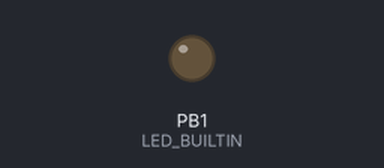
Recording of a program running on a simulated ATtiny85, built with avr-gcc and run on an emulated ATtiny85. Shown: output pins drawn as LEDs (lit = HIGH).

Above: at 0.15 s.
Timing chart, 0 to 40.0 s (numbered marks = the images above):
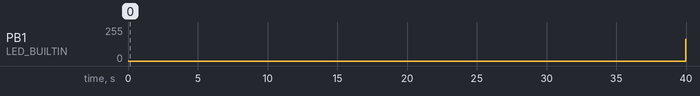

Measured:
- by itself, PB1 (LED_BUILTIN): 0/255 → 164/255 at 40.0 s

The program:

main.cpp
```cpp
#include <Arduino.h>

int count = 0;
void setup() {

  pinMode(LED_BUILTIN, OUTPUT);
}

void loop() {

  for (int i = 0; i < 255; i++)
  {
    analogWrite(LED_BUILTIN, i);
    delay(5);
  }

  for (int i = 255; i > 0; i--)
  {
    analogWrite(LED_BUILTIN, i);
    delay(5);
  }
  digitalWrite(LED_BUILTIN, LOW);
  delay(1000);

}
```
